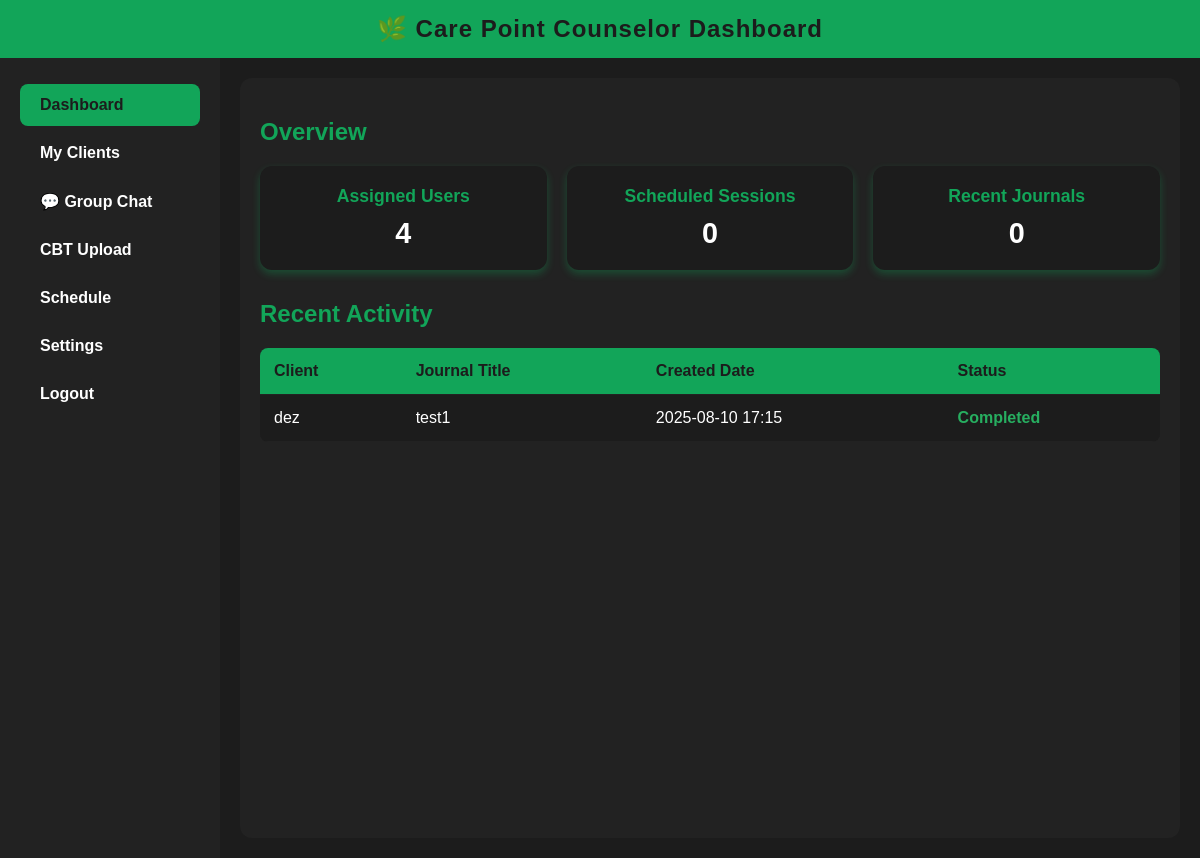
Screenshot of /Councilor.php with the database file from the repository.
### tables this page shows
CREATE TABLE `user_journals` (
  `id` int(255) NOT NULL,
  `user_id` int(255) NOT NULL,
  `title` varchar(255) NOT NULL,
  `content` longtext NOT NULL,
  `created_at` timestamp NOT NULL DEFAULT current_timestamp(),
  `updated_at` timestamp NOT NULL DEFAULT current_timestamp()
);

CREATE TABLE `register` (
  `id` int(200) NOT NULL,
  `name` varchar(200) NOT NULL,
  `email` varchar(100) NOT NULL,
  `password` text NOT NULL
);

### Councilor.php (the view, shortened to what this page needs)
<?php
include 'BD_carepoint.php';
$users_stmt = $pdo->prepare("
    SELECT COUNT(*) as user_count
    FROM register
    WHERE name != 'Admin' AND name NOT LIKE 'Coun%'
");
$users_stmt->execute();
$assigned_users = $users_stmt->fetch()['user_count'];
$scheduled_sessions = 0;
$pending_requests = 0;
$upcoming_sessions = [];
try {
    $recent_journals_stmt = $pdo->query("
        SELECT COUNT(*) as journal_count
        FROM user_journals
        WHERE created_at >= DATE_SUB(NOW(), INTERVAL 7 DAY)
    ");
    $recent_journals = $recent_journals_stmt->fetch()['journal_count'];
} catch (Exception $e) {
    $recent_journals = 0;
}
?>
<!DOCTYPE html>
<html lang="en">
  <head>
  </head>
  <body>
    <header>🌿 Care Point Counselor Dashboard</header>
    <div class="dashboard">
      <nav>
        <a href="Councilor.php" class="active">Dashboard</a>
        <a href="My Clients.php">My Clients</a>
        <a href="GroupChat.php">💬 Group Chat</a>
        <a href="Councior_cbt.php">CBT Upload</a>
        <a href="schedule_counciler.php">Schedule</a>
        <a href="CouncilorSettings.php">Settings</a>
        <a href="logout.php">Logout</a>
      </nav>
      <main>
        <h2>Overview</h2>
        <div class="stats">
          <div class="card">
            <h3>Assigned Users</h3>
            <p><?php echo $assigned_users; ?></p>
          </div>
          <div class="card">
            <h3>Scheduled Sessions</h3>
            <p><?php echo $scheduled_sessions; ?></p>
          </div>
          <div class="card">
            <h3><?php echo ($scheduled_sessions > 0) ? 'Pending Requests' : 'Recent Journals'; ?></h3>
            <p><?php echo ($scheduled_sessions > 0) ? $pending_requests : $recent_journals; ?></p>
          </div>
        </div>
        <h2><?php echo ($scheduled_sessions > 0) ? 'Upcoming Sessions' : 'Recent Activity'; ?></h2>
        <table>
          <thead>
            <tr>
              <?php if ($scheduled_sessions > 0): ?>
                <th>Client</th>
                <th>Date</th>
                <th>Time</th>
                <th>Session Type</th>
                <th>Status</th>
              <?php else: ?>
                <th>Client</th>
                <th>Journal Title</th>
                <th>Created Date</th>
                <th>Status</th>
              <?php endif; ?>
            </tr>
          </thead>
          <tbody>
            <?php if ($scheduled_sessions > 0 && !empty($upcoming_sessions)): ?>
              <?php foreach ($upcoming_sessions as $session): ?>
                <tr>
                  <td><?php echo htmlspecialchars($session['client_name']); ?></td>
                  <td><?php echo date('Y-m-d', strtotime($session['session_date'])); ?></td>
                  <td><?php echo date('h:i A', strtotime($session['session_time'])); ?></td>
                  <td><?php echo htmlspecialchars($session['session_type']); ?></td>
                  <td class="status-<?php echo strtolower($session['status']); ?>">
                    <?php echo ucfirst(htmlspecialchars($session['status'])); ?>
                  </td>
                </tr>
              <?php endforeach; ?>
            <?php elseif ($scheduled_sessions == 0): ?>
              <?php
              try {
                $recent_journals_list = $pdo->query("
                  SELECT uj.title, uj.created_at, r.name as client_name
                  FROM user_journals uj
                  JOIN register r ON uj.user_id = r.id
                  WHERE r.name != 'Admin' AND r.name NOT LIKE 'Coun%'
                  ORDER BY uj.created_at DESC
                  LIMIT 5
                ");
                $recent_journals_data = $recent_journals_list->fetchAll();
                if (!empty($recent_journals_data)) {
                  foreach ($recent_journals_data as $journal) {
                    echo '<tr>';
                    echo '<td>' . htmlspecialchars($journal['client_name']) . '</td>';
                    echo '<td>' . htmlspecialchars($journal['title']) . '</td>';
                    echo '<td>' . date('Y-m-d H:i', strtotime($journal['created_at'])) . '</td>';
                    echo '<td class="status-confirmed">Completed</td>';
                    echo '</tr>';
                  }
                } else {
                  echo '<tr><td colspan="4" class="no-data">No recent activity found.</td></tr>';
                }
              } catch (Exception $e) {
                echo '<tr><td colspan="4" class="no-data">No recent activity found.</td></tr>';
              }
              ?>
            <?php else: ?>
              <tr>
                <td colspan="5" class="no-data">No upcoming sessions found.</td>
              </tr>
            <?php endif; ?>
          </tbody>
        </table>
      </main>
    </div>
  </body>
</html>

### Councilor.php (style rules this page uses)
:root { --main-color: #12a559; --bg-color: #1c1c1c; --text-color: #fff; --snd-bg-color: #222; }
body { margin: 0; font-family: Arial, sans-serif; background-color: var(--bg-color); color: var(--text-color); }
header { background-color: var(--main-color); color: var(--bg-color); padding: 15px 20px; text-align: center; font-weight: bold; letter-spacing: 1px; font-size: 1.5em; }
.dashboard { display: flex; min-height: 100vh; }
nav { width: 220px; background-color: var(--snd-bg-color); padding: 20px 0; }
nav a { display: block; padding: 12px 20px; color: var(--text-color); text-decoration: none; border-radius: 8px; margin: 6px 20px; font-weight: bold; transition: background 0.3s, color 0.3s; }
nav a:hover, nav a.active { background-color: var(--main-color); color: var(--bg-color); }
main { flex: 1; padding: 20px; background-color: var(--snd-bg-color); border-radius: 12px; margin: 20px; }
h2 { color: var(--main-color); margin-bottom: 20px; }
.stats { display: grid; grid-template-columns: repeat(auto-fit, minmax(180px, 1fr)); gap: 20px; margin-bottom: 30px; }
.card { background-color: var(--bg-color); padding: 20px; border-radius: 12px; box-shadow: 0 4px 8px rgba(0, 255, 123, 0.2); text-align: center; transition: transform 0.2s, box-shadow 0.2s; }
.card h3 { margin: 0; color: var(--main-color); font-size: 1.1em; }
.card p { font-size: 1.8em; font-weight: bold; margin: 10px 0 0; color: var(--text-color); }
table { width: 100%; border-collapse: collapse; background: var(--bg-color); border-radius: 8px; overflow: hidden; color: var(--text-color); }
th, td { padding: 14px; text-align: left; border-bottom: 1px solid var(--snd-bg-color); }
th { background-color: var(--main-color); color: var(--bg-color); }
.status-confirmed { color: #27ae60; font-weight: bold; }

### rows the page displays
user_journals: user.name "dez", title "test1", created_at "2025-08-10 17:15"

### other values shown
$assigned_users "4"
$scheduled_sessions "0"
$recent_journals "0"
